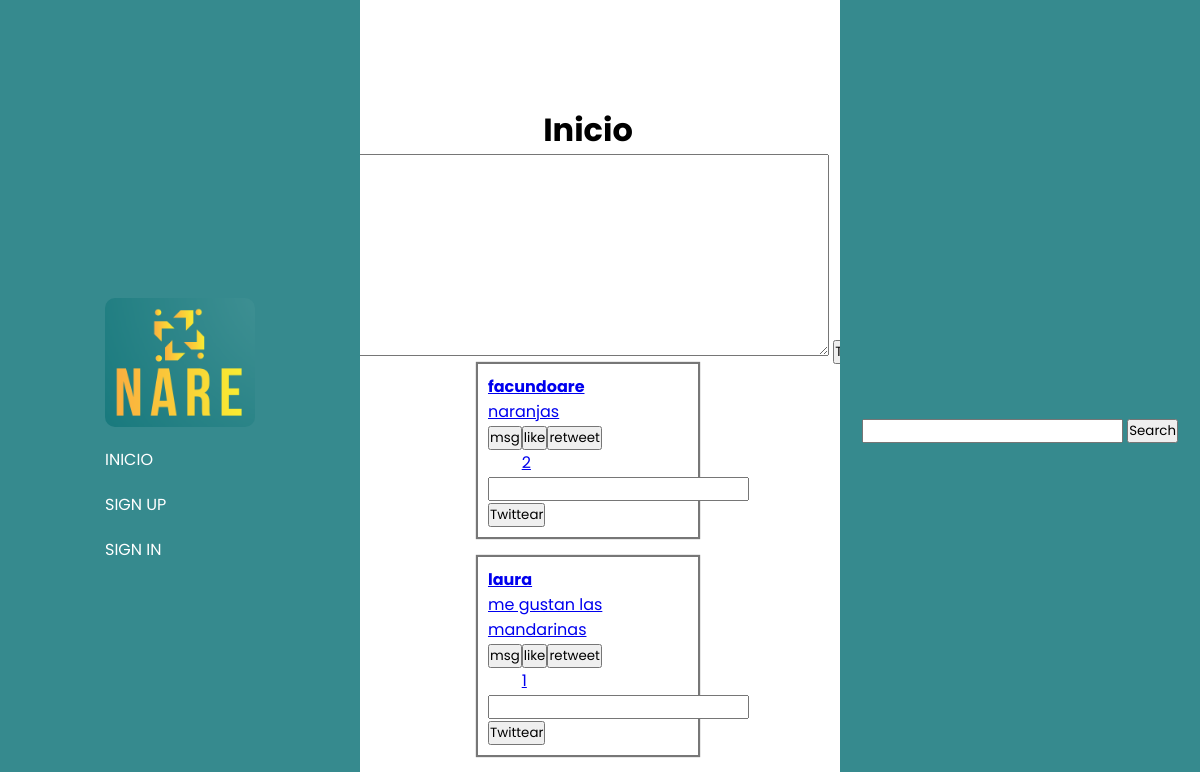
The app's page /, older data.
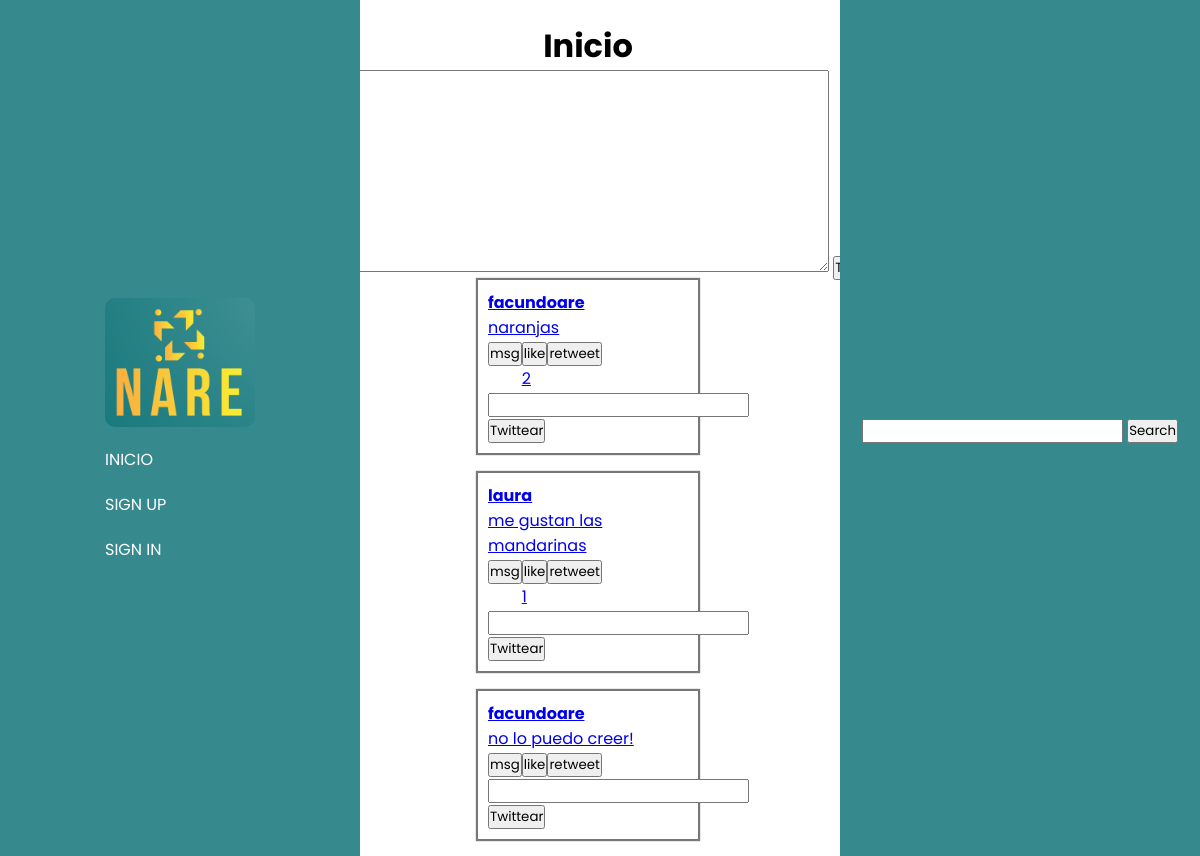
The same page, newer data.
### tweets/models.py (models this page shows)
class Tweet(models.Model):
    user = models.ForeignKey(User, null=True, on_delete=models.CASCADE)
    content = models.TextField(max_length=180)
    created_at = models.DateTimeField(auto_now_add=True)
    likes = models.IntegerField(default=0)
    likes_users = models.ManyToManyField(User, related_name="likes_tweets")
    retweets = models.IntegerField(default=0)
    parent_tweet = models.IntegerField(null=True)

### tweets/views.py (the view)
# urls.py: path('', views.globalFeed, name='globalFeed'),
def globalFeed(request):
    tweets = Tweet.objects.all().filter(parent_tweet = None)
    return render(request, 'globalFeed.html',{
            'form': forms.postTweet,
            'tweets': tweets
    })

### tweets/templates/globalFeed.html (shortened to what this page needs)
{% extends 'base.html' %} {% load static %}
    {% block content %}
    <link rel="stylesheet" href="{% static 'globalFeed.css' %}" />
    <main>
        <h1>Inicio</h1>
        <form action="{% url 'postTweet' %}" method="POST">
            {{form}}
            <button>
                Twittear
            </button>
        </form>
        <div class="tweets">
            {% for tweet in tweets %}
                <a href="{% url 'tweetDetails' tweet.id %}" class="{% if tweet.parent_tweet != null %} reply {% else %} tweet {% endif %}">
                    <h4>{{tweet.user.username}}</h4>
                    <p>{{tweet.content}}</p>
                    <div class="buttons">
                        <form>
                            <button class="msgButton">
                                msg
                            </button>
                        </form>
                        <form action="{% url 'like' tweet.id %}">
                            <button>
                                like
                            </button>
                            {% if tweet.likes != 0 %}
                                <p>{{tweet.likes}}</p>
                            {% endif %}
                        </form>
                        <form>
                            <button>
                                retweet
                            </button>
                        </form>
                    </div>
                    <form action="{% url 'responseTweet' tweet.id %}" method="POST" class="formResponse">
                        <input type="text" class="response" name="contentResponse">
                        <button class="responseButton">
                            Twittear
                        </button>
                    </form>
                </a>
            {% endfor %}
        </div>
    </main>
{% endblock content %}

Row changes from the older to the newer data that the page shows:
added Tweet: user.username "facundoare", content "no lo puedo creer!"
